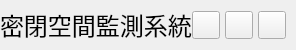
           <widget class="QFrame" name="contentTopBg">
            <property name="minimumSize">
             <size>
              <width>0</width>
              <height>50</height>
             </size>
            </property>
            <property name="maximumSize">
             <size>
              <width>16777215</width>
              <height>50</height>
             </size>
            </property>
            <property name="frameShape">
             <enum>QFrame::NoFrame</enum>
            </property>
            <property name="frameShadow">
             <enum>QFrame::Raised</enum>
            </property>
            <layout class="QHBoxLayout" name="horizontalLayout">
             <property name="spacing">
              <number>0</number>
             </property>
             <property name="leftMargin">
              <number>0</number>
             </property>
             <property name="topMargin">
              <number>0</number>
             </property>
             <property name="rightMargin">
              <number>10</number>
             </property>
             <property name="bottomMargin">
              <number>0</number>
             </property>
             <item>
              <widget class="QFrame" name="leftBox">
               <property name="sizePolicy">
                <sizepolicy hsizetype="Expanding" vsizetype="Preferred">
                 <horstretch>0</horstretch>
                 <verstretch>0</verstretch>
                </sizepolicy>
               </property>
               <property name="frameShape">
                <enum>QFrame::NoFrame</enum>
               </property>
               <property name="frameShadow">
                <enum>QFrame::Raised</enum>
               </property>
               <layout class="QHBoxLayout" name="horizontalLayout_3">
                <property name="spacing">
                 <number>0</number>
                </property>
                <property name="leftMargin">
                 <number>0</number>
                </property>
                <property name="topMargin">
                 <number>0</number>
                </property>
                <property name="rightMargin">
                 <number>0</number>
                </property>
                <property name="bottomMargin">
                 <number>0</number>
                </property>
                <item>
                 <widget class="QLabel" name="titleRightInfo">
                  <property name="sizePolicy">
                   <sizepolicy hsizetype="Preferred" vsizetype="Expanding">
                    <horstretch>0</horstretch>
                    <verstretch>0</verstretch>
                   </sizepolicy>
                  </property>
                  <property name="maximumSize">
                   <size>
                    <width>16777215</width>
                    <height>45</height>
                   </size>
                  </property>
                  <property name="font">
                   <font>
                    <family>Segoe UI</family>
                    <pointsize>18</pointsize>
                    <weight>50</weight>
                    <italic>false</italic>
                    <bold>false</bold>
                   </font>
                  </property>
                  <property name="styleSheet">
                   <string notr="true">font:18pt;</string>
                  </property>
                  <property name="text">
                   <string>&lt;html&gt;&lt;head/&gt;&lt;body&gt;&lt;p&gt;&lt;span style=&quot; font-size:18pt;&quot;&gt;密閉空間監測系統&lt;/span&gt;&lt;/p&gt;&lt;/body&gt;&lt;/html&gt;</string>
                  </property>
                  <property name="alignment">
                   <set>Qt::AlignLeading|Qt::AlignLeft|Qt::AlignVCenter</set>
                  </property>
                 </widget>
                </item>
               </layout>
              </widget>
             </item>
             <item alignment="Qt::AlignRight">
              <widget class="QFrame" name="rightButtons">
               <property name="minimumSize">
                <size>
                 <width>0</width>
                 <height>28</height>
                </size>
               </property>
               <property name="frameShape">
                <enum>QFrame::NoFrame</enum>
               </property>
               <property name="frameShadow">
                <enum>QFrame::Raised</enum>
               </property>
               <layout class="QHBoxLayout" name="horizontalLayout_2">
                <property name="spacing">
                 <number>5</number>
                </property>
                <property name="leftMargin">
                 <number>0</number>
                </property>
                <property name="topMargin">
                 <number>0</number>
                </property>
                <property name="rightMargin">
                 <number>0</number>
                </property>
                <property name="bottomMargin">
                 <number>0</number>
                </property>
                <item>
                 <widget class="QPushButton" name="minimizeAppBtn">
                  <property name="minimumSize">
                   <size>
                    <width>28</width>
                    <height>28</height>
                   </size>
                  </property>
                  <property name="maximumSize">
                   <size>
                    <width>28</width>
                    <height>28</height>
                   </size>
                  </property>
                  <property name="cursor">
                   <cursorShape>PointingHandCursor</cursorShape>
                  </property>
                  <property name="toolTip">
                   <string>Minimize</string>
                  </property>
                  <property name="text">
                   <string/>
                  </property>
                  <property name="icon">
                   <iconset resource="resources.qrc">
                    <normaloff>:/icons/images/icons/icon_minimize.png</normaloff>:/icons/images/icons/icon_minimize.png</iconset>
                  </property>
                  <property name="iconSize">
                   <size>
                    <width>20</width>
                    <height>20</height>
                   </size>
                  </property>
                 </widget>
                </item>
                <item>
                 <widget class="QPushButton" name="maximizeRestoreAppBtn">
                  <property name="minimumSize">
                   <size>
                    <width>28</width>
                    <height>28</height>
                   </size>
                  </property>
                  <property name="maximumSize">
                   <size>
                    <width>28</width>
                    <height>28</height>
                   </size>
                  </property>
                  <property name="font">
                   <font>
                    <family>Segoe UI</family>
                    <pointsize>10</pointsize>
                    <weight>50</weight>
                    <italic>false</italic>
                    <bold>false</bold>
                    <stylestrategy>PreferDefault</stylestrategy>
                   </font>
                  </property>
                  <property name="cursor">
                   <cursorShape>PointingHandCursor</cursorShape>
                  </property>
                  <property name="toolTip">
                   <string>Maximize</string>
                  </property>
                  <property name="text">
                   <string/>
                  </property>
                  <property name="icon">
                   <iconset resource="resources.qrc">
                    <normaloff>:/icons/images/icons/icon_restore.png</normaloff>:/icons/images/icons/icon_restore.png</iconset>
                  </property>
                  <property name="iconSize">
                   <size>
                    <width>20</width>
                    <height>20</height>
                   </size>
                  </property>
                 </widget>
                </item>
                <item>
                 <widget class="QPushButton" name="closeAppBtn">
                  <property name="minimumSize">
                   <size>
                    <width>28</width>
                    <height>28</height>
                   </size>
                  </property>
                  <property name="maximumSize">
                   <size>
                    <width>28</width>
                    <height>28</height>
                   </size>
                  </property>
                  <property name="cursor">
                   <cursorShape>PointingHandCursor</cursorShape>
                  </property>
                  <property name="toolTip">
                   <string>Close</string>
                  </property>
                  <property name="text">
                   <string/>
                  </property>
                  <property name="icon">
                   <iconset resource="resources.qrc">
                    <normaloff>:/icons/images/icons/icon_close.png</normaloff>:/icons/images/icons/icon_close.png</iconset>
                  </property>
                  <property name="iconSize">
                   <size>
                    <width>20</width>
                    <height>20</height>
                   </size>
                  </property>
                 </widget>
                </item>
               </layout>
              </widget>
             </item>
            </layout>
           </widget>
